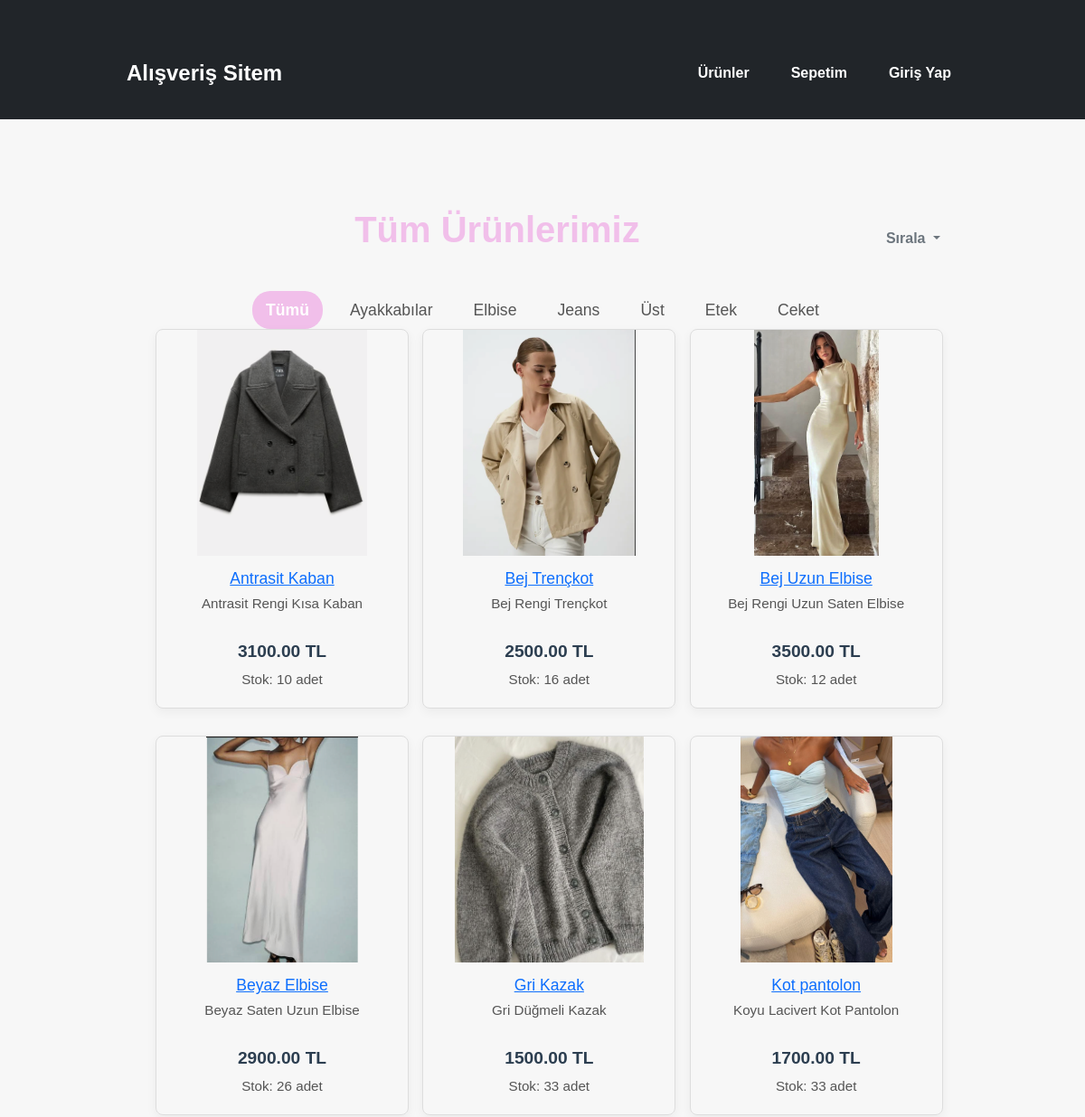
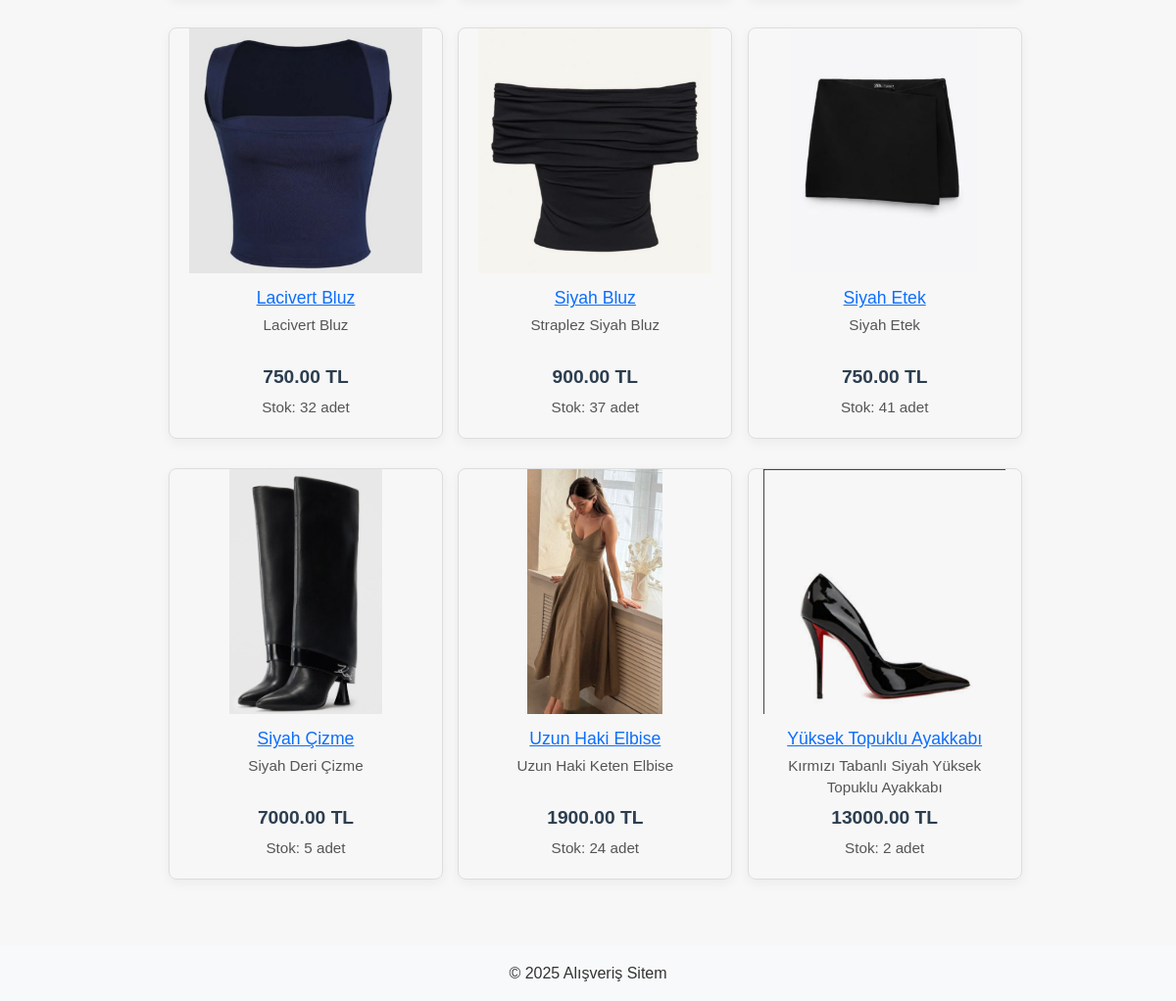
The page / on the database its author committed (2 pictures, top to bottom).
### products/models.py (models this page shows, shortened)
class Category(models.Model):
    name = models.CharField(max_length=100, unique=True)
    slug = models.SlugField(max_length=100, unique=True)
    class Meta:
        verbose_name_plural = 'categories'

class Product(models.Model):
    category = models.ForeignKey(Category, related_name='products', on_delete=models.CASCADE)
    name = models.CharField(max_length=200)
    slug = models.SlugField(max_length=200, blank=True, null=True)
    image = models.ImageField(upload_to='products/%Y/%m/%d', blank=True)
    description = models.TextField(blank=True)
    price = models.DecimalField(max_digits=10, decimal_places=2)
    stock = models.PositiveIntegerField()
    available = models.BooleanField(default=True)
    created = models.DateTimeField(auto_now_add=True)
    updated = models.DateTimeField(auto_now=True)
    class Meta:
      ordering = ('name',)
      indexes = [
        models.Index(fields=['id', 'slug']),
    ]

### products/views.py (the view)
# urls.py: path('', views.product_list, name='product_list'),
def product_list(request, category_slug=None):
    category = None
    categories = Category.objects.all()
    products = Product.objects.filter(available=True)
    if category_slug:
        category = get_object_or_404(Category, slug=category_slug)
        products = products.filter(category=category)
    sort_by = request.GET.get('sort')
    if sort_by == 'price_asc':
        products = products.order_by('price')
    elif sort_by == 'price_desc':
        products = products.order_by('-price')
    return render(request, 'products/product_list.html', {
        'category': category,
        'categories': categories,
        'products': products
    })

### products/templates/products/product_list.html (shortened to what this page needs)
{% extends "base.html" %}
{% block content %}
   <div class="d-flex justify-content-between align-items-center mb-4">
    <h1 class="text-center w-100" style="color: #f1bfea; font-weight: 600;">Tüm Ürünlerimiz</h1>
    <div class="dropdown">
        <button class="btn btn-outline-secondary dropdown-toggle" type="button" data-bs-toggle="dropdown" aria-expanded="false">
            Sırala
        </button>
    </div>
</div>
        <div class="category-menu">
            <a href="{% url 'products:product_list' %}" class="{% if not category %}active{% endif %}">Tümü</a>
            {% for cat in categories %}
                <a href="{% url 'products:product_list_by_category' category_slug=cat.slug %}" class="{% if category.slug == cat.slug %}active{% endif %}">{{ cat.name }}</a>
            {% endfor %}
        </div>
    <div class="products-grid">
        {% for product in products %}
            <div class="product-card">
                <a href="{% url 'products:product_detail' product.pk %}">
                    <div class="product-image-container">
                        {% if product.image %}
                            <img src="{{ product.image.url }}" alt="{{ product.name }}">
                        {% endif %}
                    </div>
                </a>
                <div class="product-info">
                    <h2><a href="{% url 'products:product_detail' product.pk %}">{{ product.name }}</a></h2>
                    <p>{{ product.description }}</p>
                    <p class="price">{{ product.price }} TL</p>
                    <p>Stok: {{ product.stock }} adet</p>
                </div>
            </div>
        {% empty %}
            <p>Bu kategoride ürün bulunmamaktadır.</p>
        {% endfor %}
    </div>
{% endblock %}

### templates/base.html (shortened to what this page needs)
{% load static %}
<!DOCTYPE html>
<html lang="tr">
<head>
    <link href="https://cdn.jsdelivr.net/npm/bootstrap@5.3.0/dist/css/bootstrap.min.css" rel="stylesheet">
    <link rel="stylesheet" href="{% static 'css/style.css' %}">
</head>
<body>
    <header class="navbar navbar-expand-lg navbar-dark bg-dark">
        <div class="container">
            <a class="navbar-brand" href="{% url 'products:product_list' %}">Alışveriş Sitem</a>
            <div class="collapse navbar-collapse" id="navbarNav">
                <ul class="navbar-nav ms-auto">
                    <li class="nav-item">
                        <a class="nav-link" href="{% url 'products:product_list' %}">Ürünler</a>
                    </li>
                    <li class="nav-item">
                        <a class="nav-link" href="{% url 'cart:cart_detail' %}">Sepetim</a>
                    </li>
                    {% if user.is_authenticated %}
                        <li class="nav-item">
                            <a class="nav-link" href="{% url 'users:user_profile' %}">Profilim</a>
                        </li>
                        <li class="nav-item">
                            <form action="{% url 'users:logout' %}" method="post">
                                {% csrf_token %}
                                <button type="submit" class="btn btn-link nav-link">Çıkış Yap</button>
                            </form>
                        </li>
                    {% else %}
                        <li class="nav-item">
                            <a class="nav-link" href="{% url 'users:login' %}">Giriş Yap</a>
                        </li>
                    {% endif %}
                </ul>
            </div>
        </div>
    </header>
    <main class="container my-5">
        {% block content %}
        {% endblock %}
    </main>
    <footer class="bg-light text-center py-3 mt-5">
        <p class="mb-0">&copy; 2025 Alışveriş Sitem</p>
    </footer>
</body>
</html>

### static/css/style.css (style rules this page uses)
body { font-family: Arial, sans-serif; margin: 0; padding: 0; background-color: #f7f7f7; color: #333; }
.navbar-brand { font-size: 1.5rem; font-weight: bold; }
.navbar-nav { gap: 30px; }
.navbar-nav .nav-link { color: #fff; text-decoration: none; font-weight: bold; transition: color 0.3s; }
.category-menu a { text-decoration: none; color: #555; font-size: 1.1rem; font-weight: 500; padding: 8px 15px; border-radius: 20px; transition: all 0.3s ease; }
.category-menu a.active { background-color: #f1bfea; color: #fff; font-weight: 600; }
.products-grid { display: grid; grid-template-columns: repeat(4, 1fr); gap: 2rem; padding: 0 2rem; }
h1 { font-size: 2.5rem; color: #333; text-align: center; margin-bottom: 2rem; font-weight: 300; }
.btn { padding: 12px 25px; border-radius: 8px; font-size: 1.05rem; font-weight: bold; cursor: pointer; transition: all 0.3s ease; border: none; display: inline-block; text-decoration: none; }
.products-grid { display: flex; flex-wrap: wrap; gap: 20px; justify-content: center; }
.product-card { width: 280px; height: 420px; border: 1px solid #e0e0e0; border-radius: 8px; box-shadow: 0 4px 12px rgba(0, 0, 0, 0.05); display: flex; flex-direction: column; text-align: center; overflow: hidden; transition: transform 0.3s ease, box-shadow 0.3s ease; }
.product-image-container { height: 250px; display: flex; align-items: center; justify-content: center; overflow: hidden; }
.product-image-container img { max-width: 100%; max-height: 100%; object-fit: contain; }
.product-info { padding: 15px; display: flex; flex-direction: column; justify-content: space-between; flex-grow: 1; }
.product-info h2 { font-size: 1.1rem; color: #333; margin-top: 0; margin-bottom: 5px; font-weight: 500; }
.product-info p { font-size: 0.95rem; color: #555; margin-bottom: 5px; }
.product-info .price { font-size: 1.2rem; font-weight: bold; color: #2c3e50; margin-top: auto; }
.container { max-width: 960px; margin: 0 auto; padding: 20px; }
h1, h2 { font-family: Arial, sans-serif; color: #333; margin-bottom: 20px; text-align: center; }
.btn { padding: 10px 20px; font-size: 16px; border-radius: 5px; text-decoration: none; }
.category-menu { display: flex; justify-content: center; gap: 15px; flex-wrap: wrap; }
.products-grid { display: grid; grid-template-columns: repeat(auto-fill, minmax(250px, 1fr)); gap: 30px; }
.product-card { border: 1px solid #ddd; border-radius: 8px; overflow: hidden; transition: transform 0.3s ease, box-shadow 0.3s ease; }
.container { padding-top: 50px; }

### rows shown on the page
Category: name "Ayakkabılar"
Category: name "Elbise"
Category: name "Jeans"
Category: name "Üst"
Category: name "Etek"
Category: name "Ceket"
Product: image (picture), name "Antrasit Kaban", description "Antrasit Rengi Kısa Kaban", price "3100.00", stock "10"
Product: image (picture), name "Bej Trençkot", description "Bej Rengi Trençkot", price "2500.00", stock "16"
Product: image (picture), name "Bej Uzun Elbise", description "Bej Rengi Uzun Saten Elbise", price "3500.00", stock "12"
Product: image (picture), name "Beyaz Elbise", description "Beyaz Saten Uzun Elbise", price "2900.00", stock "26"
Product: image (picture), name "Gri Kazak", description "Gri Düğmeli Kazak", price "1500.00", stock "33"
Product: image (picture), name "Kot pantolon", description "Koyu Lacivert Kot Pantolon", price "1700.00", stock "33"
Product: image (picture), name "Lacivert Bluz", description "Lacivert Bluz", price "750.00", stock "32"
Product: image (picture), name "Siyah Bluz", description "Straplez Siyah Bluz", price "900.00", stock "37"
Product: image (picture), name "Siyah Etek", description "Siyah Etek", price "750.00", stock "41"
Product: image (picture), name "Siyah Çizme", description "Siyah Deri Çizme", price "7000.00", stock "5"
Product: image (picture), name "Uzun Haki Elbise", description "Uzun Haki Keten Elbise", price "1900.00", stock "24"
Product: image (picture), name "Yüksek Topuklu Ayakkabı", description "Kırmızı Tabanlı Siyah Yüksek Topuklu Ayakkabı", price "13000.00", stock "2"
